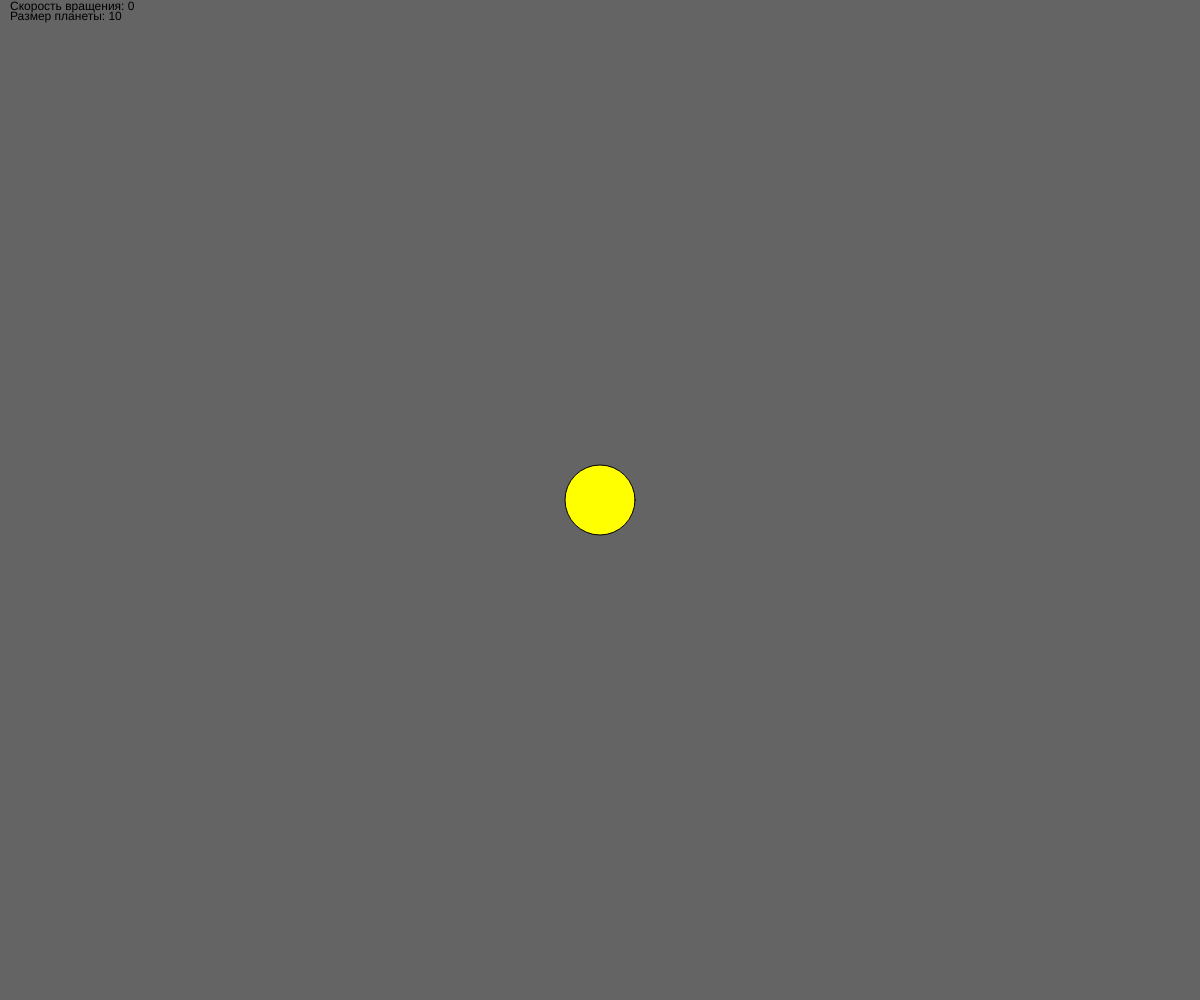
Frame 1 (no input)
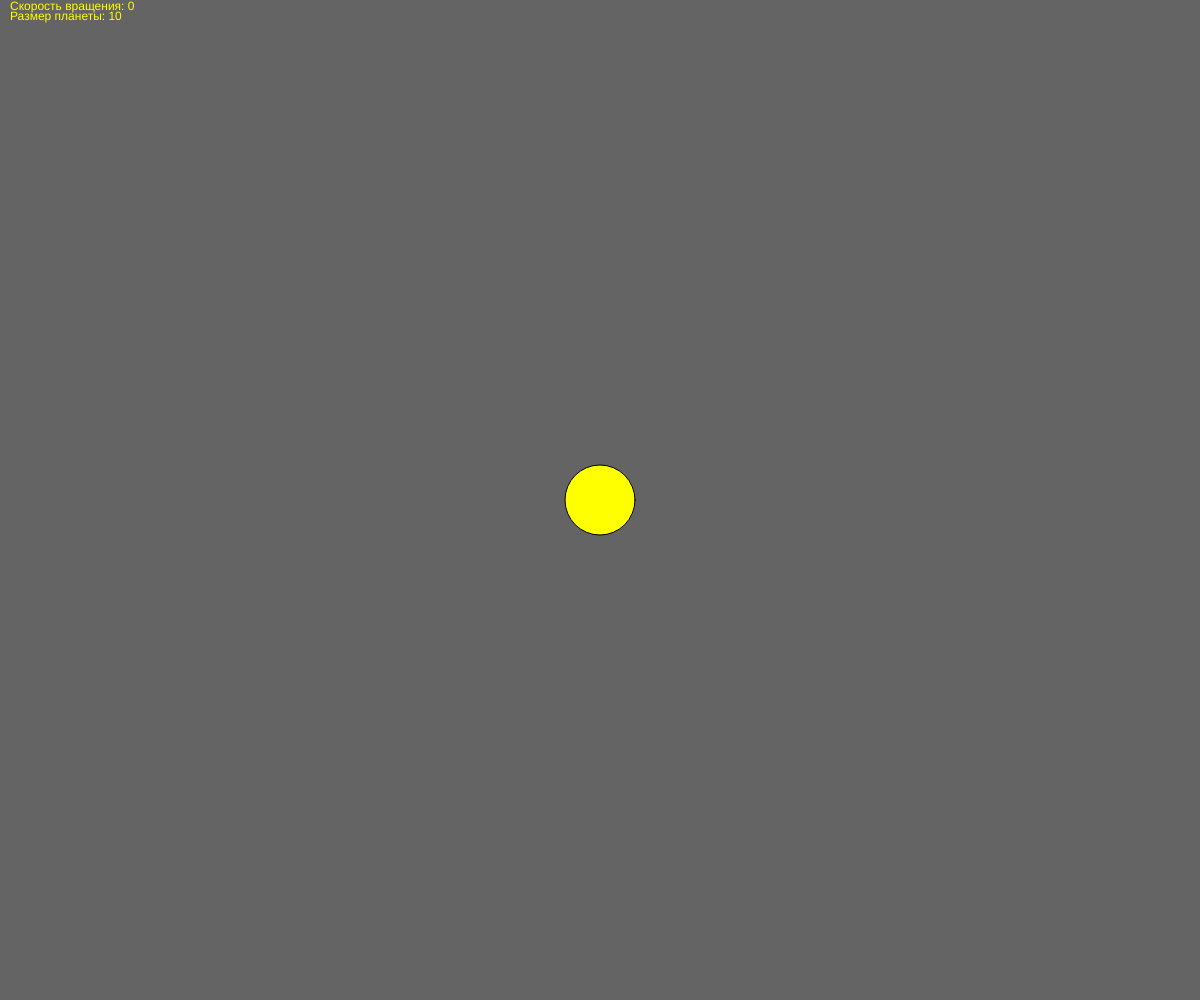
Frame 60 (no input)
Frame 120 (the mouse pressed at the canvas centre since frame 60): identical to frame 60, image omitted

The p5.js sketch that drew these frames (run headless with seeded random() and noise() and a simulated clock; from frame 60 on, the mouse is pressed at the canvas centre):

// p5.js sketch
// ── sketch.js
let i;
let speed = 0;
let razmer= 10;
let planets = [];
let planet1={
	x:0,
	y:0,
	razmer:70,
	otrisovka:function(){
	fill(255,255,0);
	ellipse(this.x, this.y, this.razmer, this.razmer);}	
}
function setup() {
	 
	createCanvas(windowWidth, windowHeight);
	frameRate(60);
}

function draw() {
	background(100);
    text ('Скорость вращения: '+speed, 10,10);
    text ('Размер планеты: '+razmer, 10, 20);
	translate(width/2,height/2);
    planet1.otrisovka();
    for (let i=0; i < planets.length; i++) {
      planets[i].otrisovka();
    }
	
}
function mouseClicked () {
    planets.push(new planet(mouseX-width/2,mouseY-height/2,razmer,speed));
  }
function keyPressed () {
  if (keyCode === 39){
   speed += 1; 
  }
  else if (keyCode === 37){
   speed -= 1; 
  }
  else if (keyCode === 38){
   razmer += 5; 
  }
  else if (keyCode === 40){
   razmer -= 5; 
  }
}
function planet (x,y,razmer,speed){
  this.razmer=razmer;
  this.x=x;
  this.y=y;
  this.angle=0;
  this.speed=speed;
  this.otrisovka = function () {
    push();
      fill (238,99,99);
      rotate(radians(this.angle));
      ellipse(this.x, this.y, this.razmer, this.razmer);
      this.angle=this.angle+speed;
    pop();
  }
  
}
